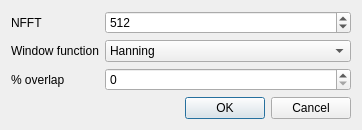
<?xml version="1.0" encoding="UTF-8"?>
<ui version="4.0">
 <class>SpecDialog</class>
 <widget class="QDialog" name="SpecDialog">
  <property name="geometry">
   <rect>
    <x>0</x>
    <y>0</y>
    <width>362</width>
    <height>121</height>
   </rect>
  </property>
  <property name="windowTitle">
   <string>Dialog</string>
  </property>
  <layout class="QVBoxLayout" name="verticalLayout">
   <item>
    <layout class="QFormLayout" name="formLayout">
     <property name="fieldGrowthPolicy">
      <enum>QFormLayout::AllNonFixedFieldsGrow</enum>
     </property>
     <item row="0" column="0">
      <widget class="QLabel" name="label">
       <property name="text">
        <string>NFFT</string>
       </property>
      </widget>
     </item>
     <item row="0" column="1">
      <widget class="QSpinBox" name="nfft_spnbx">
       <property name="minimum">
        <number>8</number>
       </property>
       <property name="maximum">
        <number>4096</number>
       </property>
       <property name="value">
        <number>512</number>
       </property>
      </widget>
     </item>
     <item row="1" column="0">
      <widget class="QLabel" name="label_2">
       <property name="text">
        <string>Window function</string>
       </property>
      </widget>
     </item>
     <item row="1" column="1">
      <widget class="QComboBox" name="window_cmbx">
       <item>
        <property name="text">
         <string>Hanning</string>
        </property>
       </item>
       <item>
        <property name="text">
         <string>Hamming</string>
        </property>
       </item>
       <item>
        <property name="text">
         <string>Blackman</string>
        </property>
       </item>
       <item>
        <property name="text">
         <string>Bartlett</string>
        </property>
       </item>
       <item>
        <property name="text">
         <string>none</string>
        </property>
       </item>
      </widget>
     </item>
     <item row="2" column="0">
      <widget class="QLabel" name="label_3">
       <property name="text">
        <string>% overlap</string>
       </property>
      </widget>
     </item>
     <item row="2" column="1">
      <widget class="QSpinBox" name="overlap_spnbx"/>
     </item>
    </layout>
   </item>
   <item>
    <widget class="QDialogButtonBox" name="buttonBox">
     <property name="orientation">
      <enum>Qt::Horizontal</enum>
     </property>
     <property name="standardButtons">
      <set>QDialogButtonBox::Cancel|QDialogButtonBox::Ok</set>
     </property>
    </widget>
   </item>
  </layout>
 </widget>
 <resources/>
 <connections>
  <connection>
   <sender>buttonBox</sender>
   <signal>accepted()</signal>
   <receiver>SpecDialog</receiver>
   <slot>accept()</slot>
   <hints>
    <hint type="sourcelabel">
     <x>248</x>
     <y>254</y>
    </hint>
    <hint type="destinationlabel">
     <x>157</x>
     <y>274</y>
    </hint>
   </hints>
  </connection>
  <connection>
   <sender>buttonBox</sender>
   <signal>rejected()</signal>
   <receiver>SpecDialog</receiver>
   <slot>reject()</slot>
   <hints>
    <hint type="sourcelabel">
     <x>316</x>
     <y>260</y>
    </hint>
    <hint type="destinationlabel">
     <x>286</x>
     <y>274</y>
    </hint>
   </hints>
  </connection>
 </connections>
</ui>
